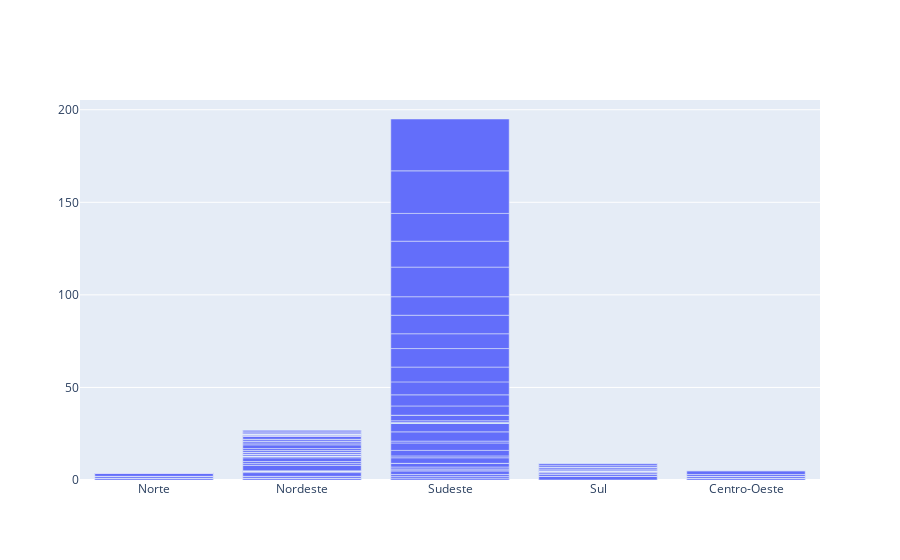

The cell this chart's notebook holds for it:
### Code cell
trace = go.Bar(x = df['regiao'],
               y = df['obitosNovos'])
data = [trace]
layout = go.Layout(title = 'Gráfico : Obitos Por Região',
                   xaxis = {'title': 'Regiao'},
                   yaxis = {'title': 'Obitos'})
fig = go.Figure(data=data, layout=layout)
py.iplot(data)

### Figure 1 — Plotly figure (JSON) as saved in the notebook; plotly's stock layout.template omitted (floating-point values rounded to 4 significant figures; data arrays with more than 128 entries replaced by an {"elided": "..."} marker saying what was removed)
{"data": [{"type": "bar", "x": {"elided": "1701 str values"}, "y": {"elided": "1701 int values"}}], "layout": {}}
